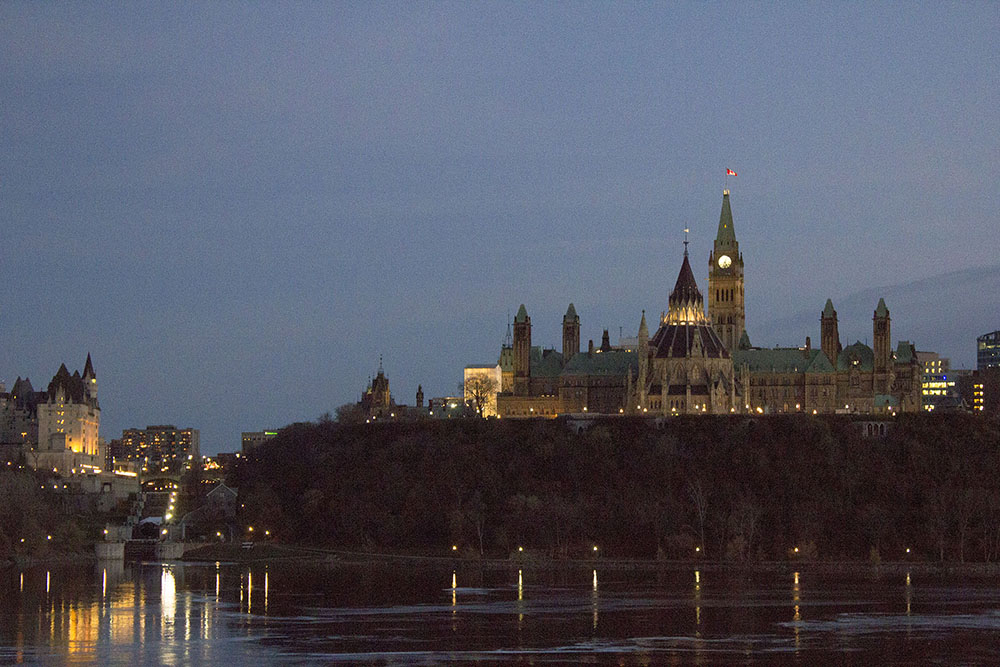
%> input picture 02/project2/imgs/ottawa.jpg, 1000 x 667 px
$ octave start.m   (GNU Octave 9; MATLAB toolbox functions it lacks are replaced by stand-ins)
%> lines starting %> are read from the running program, lines starting %| are printed output that depends on the picture
### 02/project2/sth2sth.m
function [ img_out ] = sth2sth( img_in, trans_matrix )
%RGB2YUV converts an image from one color space into the same image in some other
%color space by applying the transformation matrix (e.g. RGB to YUV).
%   Input
%   - img_in: a m x n x 3 matrix (image with 3 channels)
%   - trans_matrix: a 3x3 transformation matrix
%   Output:
%   - img_out: the input image converted with the given transformation matrix


disp('<<< sth2sth was called');

% shift the m x n x 3 matrix to 3 x m x n
img_tmp = shiftdim(img_in, 2);

% reshape to bring all values for each color channel onto one row, dimensions 3 x m*n
img_tmp = reshape(img_tmp, 3, size(img_in, 1)*size(img_in, 2));

% transformation matrix RGB -> YUV
img_tmp = trans_matrix * img_tmp;

% reorganization
img_tmp = shiftdim(reshape(img_tmp, 3, size(img_in, 1), size(img_in, 2)), 1);

img_out = img_tmp;

end

### 02/project2/bfilt.m
function out=bfilt(im,sigma_s,sigma_r)
%BFILT performs bilateral filtering on a given image. The bilateral filter
%is an edge-preserving blur filter.
%   Input
%   - im: the image to be blurred (greyscale m x n x 1)
%   - sigma_s: spatial standard deviation parameter
%   - sigma_r: range standard deviation parameter
%   Output:
%   - out: the input image with the filter applied (i.e. blurred)


disp('<<< bfilt was called');

out = zeros(size(im));
w = ceil(1.5*sigma_s);
N_x = 2*w+1;

% distances are shift invariant
t1 = repmat([-w:w], 2*w+1, 1);
t2 = repmat([-w:w]', 1, 2*w+1);

% 2D Gaussian filter h(t1,t2) for distance weight
h = exp(-((t1.^2+t2.^2)/(2*sigma_s^2)));

% for the height of the image (all rows)
for i=1:size(im, 1)
    % top and bottom neighboorhod boundaries
    top = max(i-w, 1);
    % around edges, remove part of the Gaussian filter h
    h_top = 1+top-(i-w);

    bottom = min(i+w, size(im, 1));
    h_bottom = N_x-((i+w)-bottom);

    % for the width of the image (all pixels on each row)
    for j=1:size(im, 2)
        % left and right neighborhood boundaries
        left = max(j-w,1);
        h_left = 1+left-(j-w);
        right = min(j+w, size(im, 2));
        h_right = N_x-((j+w)-right);

        % neighborhood region intensities
        N = im(top:bottom, left:right);
        x = im(i,j);

        % 1D Gaussian filter for range weight
        d = exp(-(((N-x).^2)/(2*sigma_r^2)));

        % normalization term
        k = h(h_top:h_bottom, h_left:h_right).*d;

        % output for all pixels in N
        J = sum(k(:).*N(:))/sum(k(:));

        out(i,j) = J;
    end

end

end

### 02/project2/start.m
% Computational Photography Project 2
% Turned in by Laura Rettig - laura.rettig@unifr.ch

%% Exercise 2.1

img = im2double(imread('imgs/ottawa.jpg'));
% bilateral filter on Y channel of color image
rgb2yuv = [0.299 0.587 0.144; -0.14713 -0.28886 0.436; 0.615 -0.51499 -0.10001];
img_yuv = sth2sth(img, rgb2yuv);
%> in sth2sth, `img_tmp = shiftdim(reshape(img_tmp, 3, size(img_in, 1), size(img_in, 2..`:
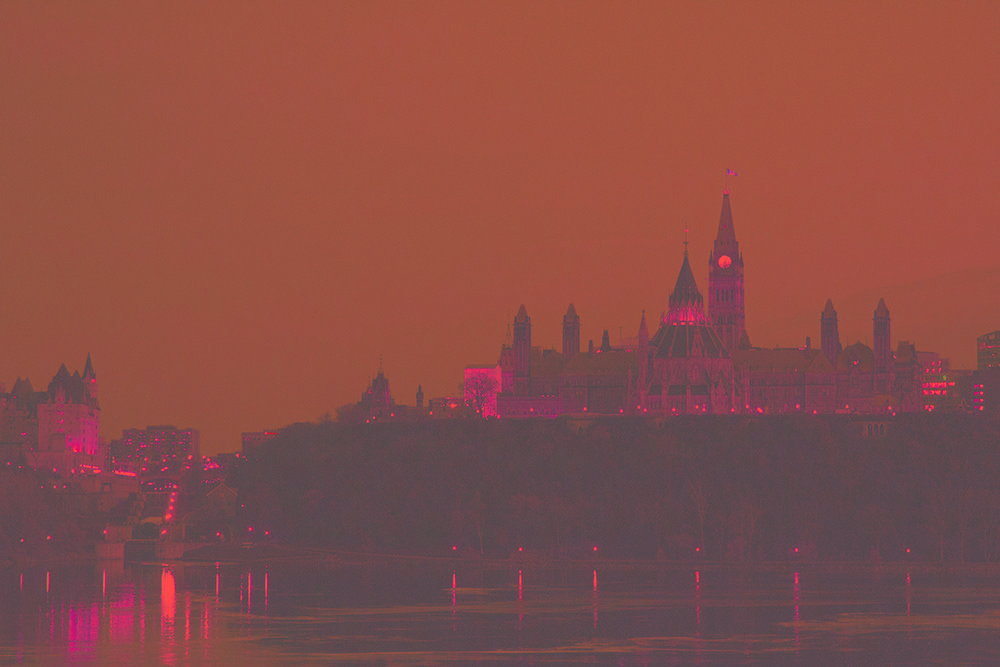
%> img_tmp: size 667x1000x3 double; mean R, G, B 0.353, 0.0221, -0.0097; drawn with min black and max white
img_yuv(:,:,1) = bfilt(img_yuv(:,:,1), 2, 0.12);
%> after the loop in bfilt, `for i=1:size(im, 1)`:
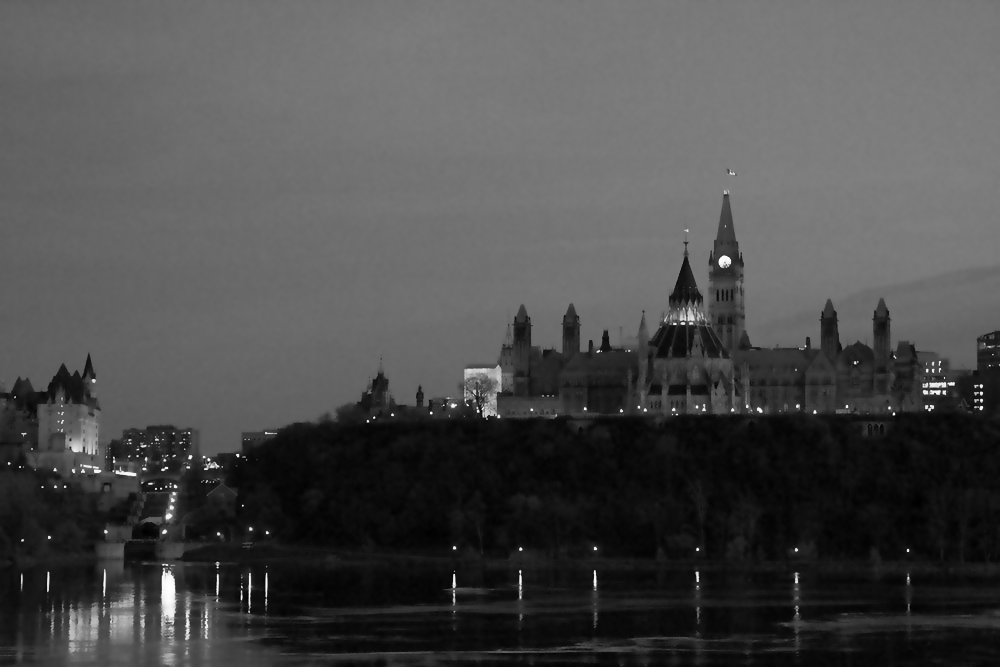
%> out: size 667x1000 double; min 0.068, max 1.02, mean 0.353; drawn with min black and max white
out = sth2sth(img_yuv, inv(rgb2yuv));
figure(1);
subplot(1,2,1);
imshow(img);
title('Before');
subplot(1,2,2);
imshow(out);
title('Denoising with the bilateral filter (2, 0.12)');

%% Exercise 2.2

img = rgb2gray(im2double(imread('imgs/ducks_murten.jpg')));
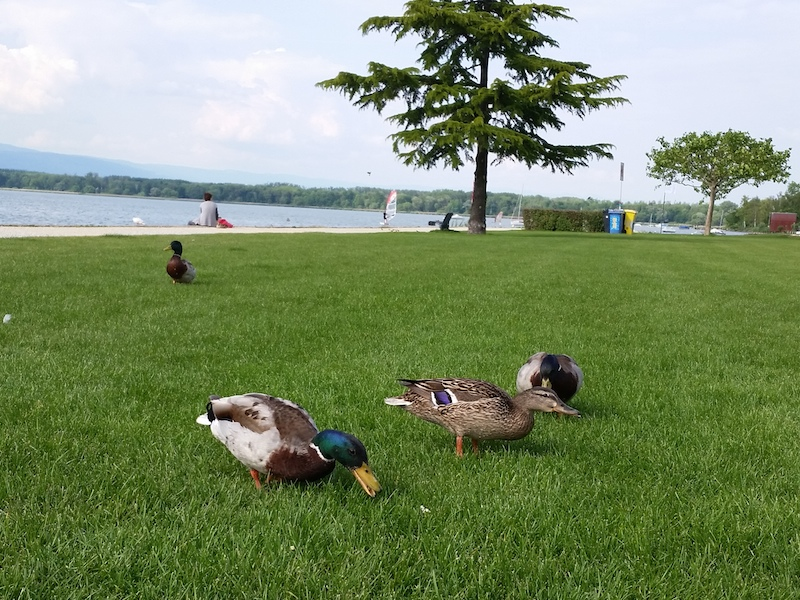
%> input picture 02/project2/imgs/ducks_murten.jpg, 800 x 600 px
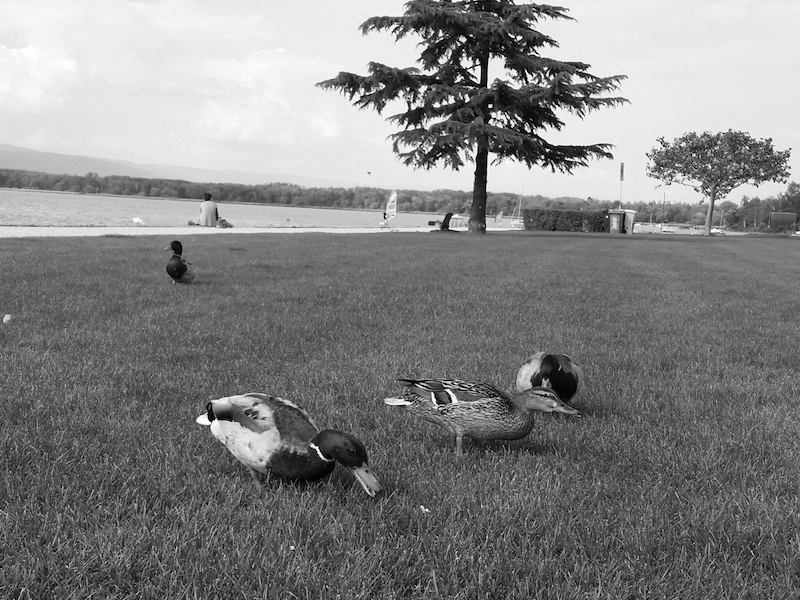
%> img: size 600x800 double; min 0, max 1, mean 0.518
img = img(375:535, 300:590, :);
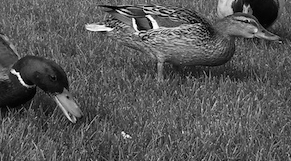
%> img: size 161x291 double; min 0, max 0.999, mean 0.341
figure(2);
subplot(3,3,1);
imshow(bfilt(img,2,0.1));
%> (the run ends here)
